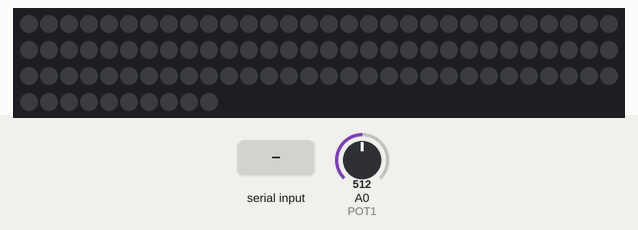
Simulated run of this sketch. Board: Arduino Uno, built with avr-gcc and run on an emulated ATmega328P. On the bench: 100 RGB LEDs in strip order, left to right, continuing on the next row. The test bench sets the inputs (shaded band); at power-on: A0 (POT1) = 512.

Above: at 1.2 s.
1.3 s: "U" received over Serial
At 1.45 s:
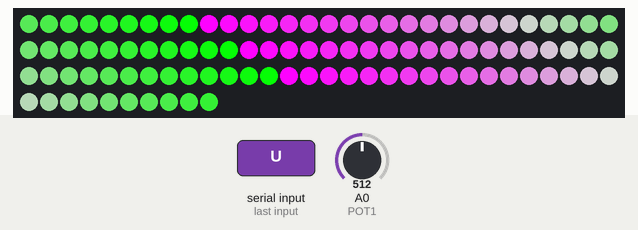
3.7 s: "A" received over Serial
At 4.2 s:
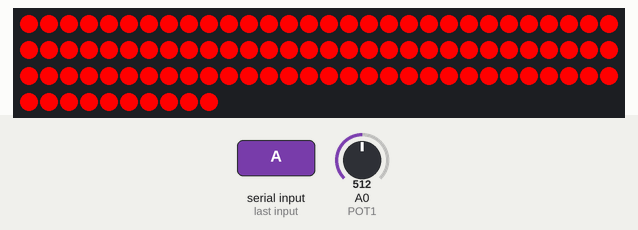
5.2 s: "X" received over Serial
At 6.4 s:
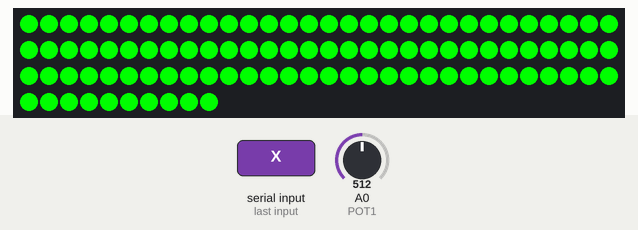
6.7 s: "Y" received over Serial
At 7.5 s:
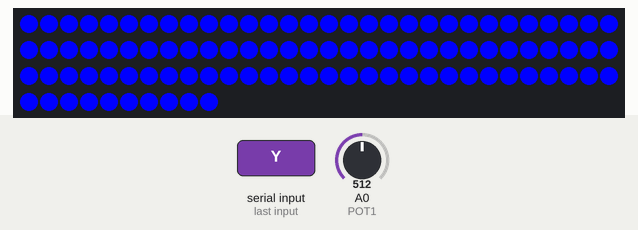
8.2 s: "D" received over Serial
At 8.37 s:
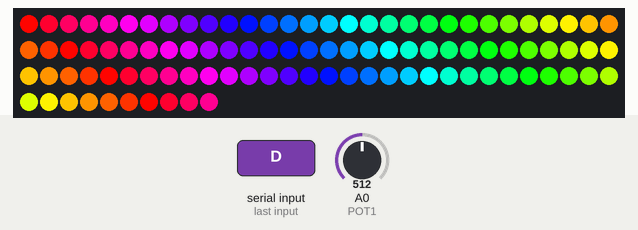
10.6 s: "R" received over Serial
At 11.3 s:
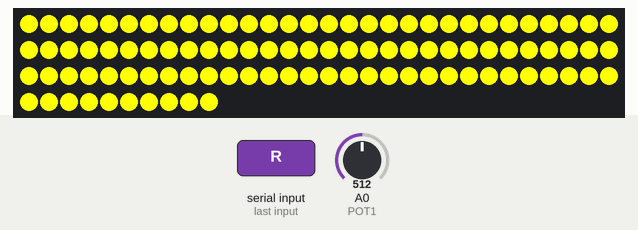
Timing chart, 0 to 13.1 s (numbered marks = the images above; inputs shaded):
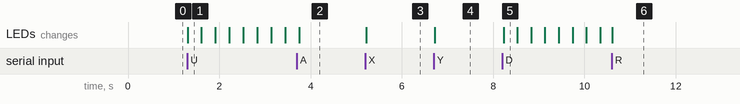

The sketch:

arduino.ino
```cpp
#include <PololuLedStrip.h>

// Initialize the LED strip
#define LED_COUNT 100
#define LED_PORT 6
rgb_color colors[LED_COUNT];
PololuLedStrip<LED_PORT> led_strip;

// Constants for the servo
#define SERVO_PORT 3

// Constants for the pots
#define POT1 A0

enum class Mode { constant, gradient, rainbow, pot, servo };
Mode mode = Mode::constant;

// Things for the constant mode.
rgb_color color(0, 0, 0);

// Things for the gradient mode.
// Things for the rainbow mode.
// Things for the pot mode.
// Things for the servo mode.
bool servo_sweep = false;

void setup() {
  Serial.begin(9600);

  // Write the (empty) colors to the LED strip.
  // This clears anything we had done previously.
  led_strip.write(colors, LED_COUNT);
}

void handle_command(char command) {
  switch(command) { // Only do things if these things are sent
    case 'A':
      mode = Mode::constant;
      color = rgb_color(255, 0, 0);
      break;
    case 'X':
      mode = Mode::constant;
      color = rgb_color(0, 255, 0);
      break;
    case 'Y':
      mode = Mode::constant;
      color = rgb_color(0, 0, 255);
      break;
    case 'B':
      mode = Mode::constant;
      color = rgb_color(0, 0, 0);
      break;
    case 'U': // Up
      mode = Mode::gradient;
      break;
    case 'D': // Down
      mode = Mode::rainbow;
      break;
    case 'L': // Left
      mode = Mode::servo;
      servo_sweep = !servo_sweep;
      break;
    case 'R': // Right
      mode = Mode::pot;
      break;
  }
}


// Converts a color from HSV to RGB.
// h is hue, as a number between 0 and 360.
// s is the saturation, as a number between 0 and 255.
// v is the value, as a number between 0 and 255.
rgb_color hsvToRgb(uint16_t h, uint8_t s, uint8_t v)
{
    uint8_t f = (h % 60) * 255 / 60;
    uint8_t p = (255 - s) * (uint16_t)v / 255;
    uint8_t q = (255 - f * (uint16_t)s / 255) * (uint16_t)v / 255;
    uint8_t t = (255 - (255 - f) * (uint16_t)s / 255) * (uint16_t)v / 255;
    uint8_t r = 0, g = 0, b = 0;
    switch((h / 60) % 6){
        case 0: r = v; g = t; b = p; break;
        case 1: r = q; g = v; b = p; break;
        case 2: r = p; g = v; b = t; break;
        case 3: r = p; g = q; b = v; break;
        case 4: r = t; g = p; b = v; break;
        case 5: r = v; g = p; b = q; break;
    }
    return rgb_color(r, g, b);
}


void apply_constant() {
  for (uint16_t i = 0; i < LED_COUNT; ++i) {
    colors[i] = color;
  }

  led_strip.write(colors, LED_COUNT);
}


// This is also taken from pololu
void apply_gradient() {
  // Update the colors.
  byte time = millis() >> 2;
  for (uint16_t i = 0; i < LED_COUNT; i++)
  {
    byte x = time - 8*i;
    colors[i] = rgb_color(x, 255 - x, x);
  }

  // Write the colors to the LED strip.
  led_strip.write(colors, LED_COUNT);
}


// This is taken directly from Pololu
void apply_rainbow() {
  // Update the colors.
  uint16_t time = millis() >> 2;
  for(uint16_t i = 0; i < LED_COUNT; i++)
  {
    byte x = (time >> 2) - (i << 3);
    colors[i] = hsvToRgb((uint32_t)x * 359 / 256, 255, 255);
  }

  // Write the colors to the LED strip.
  led_strip.write(colors, LED_COUNT);
}


void apply_pot() {
  int val1 = analogRead(POT1) / 4; // Convert 0-1024 -> 0-255
  color = hsvToRgb(val1 * 360 / 255, 255, 255);
  color = rgb_color(color.red, color.blue, color.green);
  apply_constant();
}

void apply_servo() {

}

void loop() {

  // First, try to read from serial to see if anything new is available.
  if (Serial.available()) {
    char command = Serial.read(); // Read a single byte
    handle_command(command);

  }

  switch(mode) {
    case Mode::constant:
      apply_constant();
      break;
     case Mode::gradient:
      apply_gradient();
      break;
     case Mode::rainbow:
      apply_rainbow();
      break;
     case Mode::pot:
      apply_pot();
      break;
     case Mode::servo:
      apply_servo();
      break;
  }

  delay(10);
}
```

Measured:
- after the input at 1.3 s, the LEDs: change at once (image 1)
- after the input at 3.7 s, the LEDs: change after 0.05 s (image 2)
- after the input at 5.2 s, the LEDs: change at once (image 3)
- after the input at 6.7 s, the LEDs: change at once (image 4)
- after the input at 8.2 s, the LEDs: change at once (image 5)
- after the input at 10.6 s, the LEDs: change at once (image 6)
